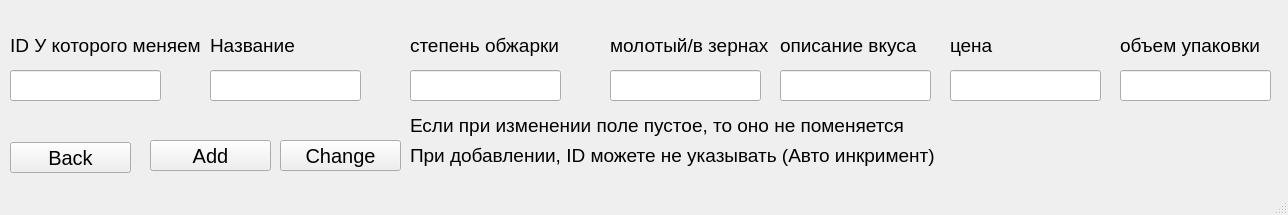
<?xml version="1.0" encoding="UTF-8"?>
<ui version="4.0">
 <class>MainWindow</class>
 <widget class="QMainWindow" name="MainWindow">
  <property name="geometry">
   <rect>
    <x>0</x>
    <y>0</y>
    <width>1288</width>
    <height>215</height>
   </rect>
  </property>
  <property name="windowTitle">
   <string>MainWindow</string>
  </property>
  <widget class="QWidget" name="centralwidget">
   <widget class="QPushButton" name="btn_exit">
    <property name="geometry">
     <rect>
      <x>10</x>
      <y>142</y>
      <width>121</width>
      <height>31</height>
     </rect>
    </property>
    <property name="font">
     <font>
      <pointsize>15</pointsize>
     </font>
    </property>
    <property name="text">
     <string>Back</string>
    </property>
   </widget>
   <widget class="QLabel" name="label">
    <property name="geometry">
     <rect>
      <x>10</x>
      <y>30</y>
      <width>191</width>
      <height>31</height>
     </rect>
    </property>
    <property name="font">
     <font>
      <pointsize>14</pointsize>
     </font>
    </property>
    <property name="text">
     <string>ID У которого меняем</string>
    </property>
   </widget>
   <widget class="QLineEdit" name="lineEdit_id">
    <property name="geometry">
     <rect>
      <x>10</x>
      <y>70</y>
      <width>151</width>
      <height>31</height>
     </rect>
    </property>
    <property name="font">
     <font>
      <pointsize>14</pointsize>
     </font>
    </property>
    <property name="text">
     <string/>
    </property>
   </widget>
   <widget class="QLabel" name="label_2">
    <property name="geometry">
     <rect>
      <x>210</x>
      <y>30</y>
      <width>191</width>
      <height>31</height>
     </rect>
    </property>
    <property name="font">
     <font>
      <pointsize>14</pointsize>
     </font>
    </property>
    <property name="text">
     <string>Название</string>
    </property>
   </widget>
   <widget class="QLineEdit" name="lineEdit_name">
    <property name="geometry">
     <rect>
      <x>210</x>
      <y>70</y>
      <width>151</width>
      <height>31</height>
     </rect>
    </property>
    <property name="font">
     <font>
      <pointsize>14</pointsize>
     </font>
    </property>
    <property name="text">
     <string/>
    </property>
   </widget>
   <widget class="QLabel" name="label_3">
    <property name="geometry">
     <rect>
      <x>410</x>
      <y>30</y>
      <width>191</width>
      <height>31</height>
     </rect>
    </property>
    <property name="font">
     <font>
      <pointsize>14</pointsize>
     </font>
    </property>
    <property name="text">
     <string>степень обжарки</string>
    </property>
   </widget>
   <widget class="QLineEdit" name="lineEdit_fry">
    <property name="geometry">
     <rect>
      <x>410</x>
      <y>70</y>
      <width>151</width>
      <height>31</height>
     </rect>
    </property>
    <property name="font">
     <font>
      <pointsize>14</pointsize>
     </font>
    </property>
    <property name="text">
     <string/>
    </property>
   </widget>
   <widget class="QLabel" name="label_4">
    <property name="geometry">
     <rect>
      <x>610</x>
      <y>30</y>
      <width>191</width>
      <height>31</height>
     </rect>
    </property>
    <property name="font">
     <font>
      <pointsize>14</pointsize>
     </font>
    </property>
    <property name="text">
     <string>молотый/в зернах</string>
    </property>
   </widget>
   <widget class="QLineEdit" name="lineEdit_type">
    <property name="geometry">
     <rect>
      <x>610</x>
      <y>70</y>
      <width>151</width>
      <height>31</height>
     </rect>
    </property>
    <property name="font">
     <font>
      <pointsize>14</pointsize>
     </font>
    </property>
    <property name="text">
     <string/>
    </property>
   </widget>
   <widget class="QLabel" name="label_5">
    <property name="geometry">
     <rect>
      <x>780</x>
      <y>30</y>
      <width>151</width>
      <height>31</height>
     </rect>
    </property>
    <property name="font">
     <font>
      <pointsize>14</pointsize>
     </font>
    </property>
    <property name="text">
     <string>описание вкуса</string>
    </property>
   </widget>
   <widget class="QLineEdit" name="lineEdit_desc">
    <property name="geometry">
     <rect>
      <x>780</x>
      <y>70</y>
      <width>151</width>
      <height>31</height>
     </rect>
    </property>
    <property name="font">
     <font>
      <pointsize>14</pointsize>
     </font>
    </property>
    <property name="text">
     <string/>
    </property>
   </widget>
   <widget class="QLineEdit" name="lineEdit_price">
    <property name="geometry">
     <rect>
      <x>950</x>
      <y>70</y>
      <width>151</width>
      <height>31</height>
     </rect>
    </property>
    <property name="font">
     <font>
      <pointsize>14</pointsize>
     </font>
    </property>
    <property name="text">
     <string/>
    </property>
   </widget>
   <widget class="QLabel" name="label_6">
    <property name="geometry">
     <rect>
      <x>950</x>
      <y>30</y>
      <width>151</width>
      <height>31</height>
     </rect>
    </property>
    <property name="font">
     <font>
      <pointsize>14</pointsize>
     </font>
    </property>
    <property name="text">
     <string>цена</string>
    </property>
   </widget>
   <widget class="QLabel" name="label_7">
    <property name="geometry">
     <rect>
      <x>1120</x>
      <y>30</y>
      <width>151</width>
      <height>31</height>
     </rect>
    </property>
    <property name="font">
     <font>
      <pointsize>14</pointsize>
     </font>
    </property>
    <property name="text">
     <string>объем упаковки</string>
    </property>
   </widget>
   <widget class="QLineEdit" name="lineEdit_volume">
    <property name="geometry">
     <rect>
      <x>1120</x>
      <y>70</y>
      <width>151</width>
      <height>31</height>
     </rect>
    </property>
    <property name="font">
     <font>
      <pointsize>14</pointsize>
     </font>
    </property>
    <property name="text">
     <string/>
    </property>
   </widget>
   <widget class="QPushButton" name="btn_add">
    <property name="geometry">
     <rect>
      <x>150</x>
      <y>140</y>
      <width>121</width>
      <height>31</height>
     </rect>
    </property>
    <property name="font">
     <font>
      <pointsize>15</pointsize>
     </font>
    </property>
    <property name="text">
     <string>Add</string>
    </property>
   </widget>
   <widget class="QPushButton" name="btn_change">
    <property name="geometry">
     <rect>
      <x>280</x>
      <y>140</y>
      <width>121</width>
      <height>31</height>
     </rect>
    </property>
    <property name="font">
     <font>
      <pointsize>15</pointsize>
     </font>
    </property>
    <property name="text">
     <string>Change</string>
    </property>
   </widget>
   <widget class="QLabel" name="label_8">
    <property name="geometry">
     <rect>
      <x>410</x>
      <y>110</y>
      <width>511</width>
      <height>31</height>
     </rect>
    </property>
    <property name="font">
     <font>
      <pointsize>14</pointsize>
     </font>
    </property>
    <property name="text">
     <string>Если при изменении поле пустое, то оно не поменяется</string>
    </property>
   </widget>
   <widget class="QLabel" name="label_9">
    <property name="geometry">
     <rect>
      <x>410</x>
      <y>140</y>
      <width>541</width>
      <height>31</height>
     </rect>
    </property>
    <property name="font">
     <font>
      <pointsize>14</pointsize>
     </font>
    </property>
    <property name="text">
     <string>При добавлении, ID можете не указывать (Авто инкримент)</string>
    </property>
   </widget>
  </widget>
  <widget class="QMenuBar" name="menubar">
   <property name="geometry">
    <rect>
     <x>0</x>
     <y>0</y>
     <width>1288</width>
     <height>21</height>
    </rect>
   </property>
  </widget>
  <widget class="QStatusBar" name="statusbar"/>
 </widget>
 <resources/>
 <connections/>
</ui>
